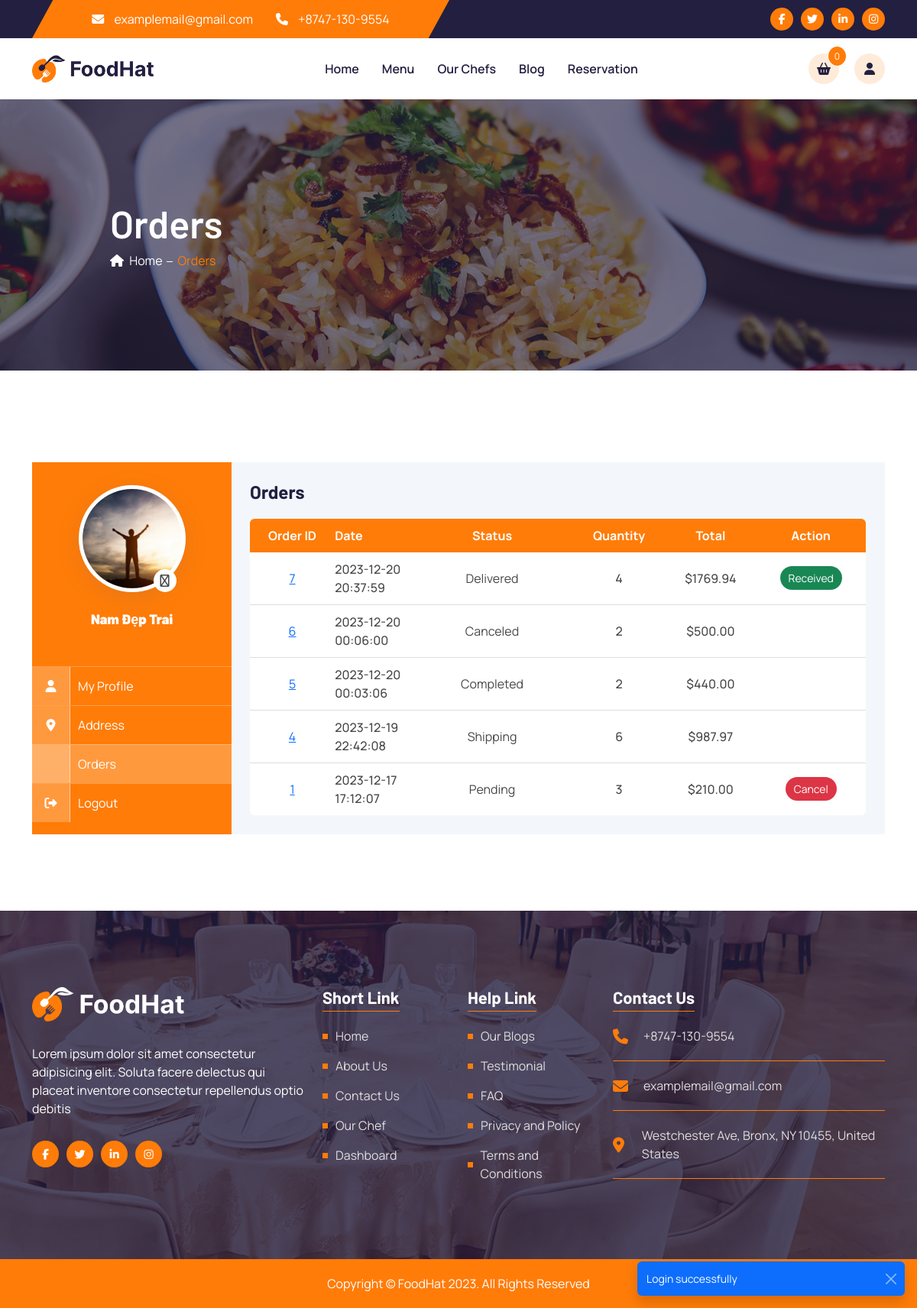
/orders (signed in), run on the app's committed database.
### tables this page shows
CREATE TABLE `orders` (
  `id` int(11) NOT NULL,
  `user_id` int(11) NOT NULL,
  `address_id` int(11) NOT NULL,
  `date` datetime NOT NULL DEFAULT current_timestamp(),
  `total` decimal(10,2) NOT NULL,
  `quantity` int(11) NOT NULL,
  `status_id` int(11) NOT NULL
);

CREATE TABLE `order_status` (
  `id` int(11) NOT NULL,
  `name` varchar(255) NOT NULL
);

### src/core/Controller.php (called while the page is built, shortened)
<?php
class Controller
{
  protected function view($display, $data = [])
  {
    require getcwd() . "/src/views/layouts/{$display['layout']}.php";
  }
}

### src/controllers/client/orders.php (called while the page is built, shortened)
<?php
class client_Orders extends Controller
{
  public function index()
  {
    $ordersModel = $this->model('Orders');
    $res = $ordersModel->selectByUserId($_SESSION['user']['id']);
    $orders = $res['status'] ? $res['data'] : [];
    $this->view(
      [
        'title' => 'Orders',
        'layout' => 'client',
        'component' => ['breadcrumb', 'dashboard'],
        'page' => 'client/orders',
      ],
      [
        'orders' => $orders
      ]
    );
  }
}

### src/core/Router.php (called while the page is built, shortened)
<?php
class Router
{
  protected $method = 'index';
  protected $params = [];
  public function __construct()
  {
    $this->controller = new $controller();
    try {
      call_user_func_array([$this->controller, $this->method], $this->params);
    } catch (ArgumentCountError $e) {
      redirect('/');
    }
  }
}

### index.php (called while the page is built, shortened)
<?php
new Router();

### src/core/Database.php (called while the page is built, shortened)
<?php
class Database
{
  private $servername = "localhost";
  private $username = "root";
  private $password = "";
  private $dbname = "foodhat";
  public function __construct()
  {
    $this->conn = new mysqli($this->servername, $this->username, $this->password, $this->dbname);
  }
}

### src/models/orders.php (called while the page is built, shortened)
<?php
class models_Orders extends Database
{
  public function selectByUserId($id)
  {
    $sql = "SELECT orders.*, order_status.name AS status_name FROM orders JOIN order_status ON orders.status_id = order_status.id WHERE user_id = $id ORDER BY id DESC";
    try {
      $res = $this->conn->query($sql);
      return [
        'status' => true,
        'data' => $res->fetch_all(MYSQLI_ASSOC)
      ];
    } catch (Throwable $th) {
      return [
        'status' => false,
        'message' => $th->getMessage()
      ];
    }
  }
}

### src/views/pages/client/orders/index.php (the view)
<div class='orders user-dashboard'>
  <h3>Orders</h3>
  <div class='orders__responsive'>
    <table class='orders__table'>
      <thead>
        <tr>
          <th>Order ID</th>
          <th style="min-width: 100px; max-width: 100px;" class="text-start">Date</th>
          <th>Status</th>
          <th>Quantity</th>
          <th>Total</th>
          <th>Action</th>
        </tr>
      </thead>
      <tbody>
        <?php foreach ($data['orders'] as $order) {
          $id = $order['id'];
          $date = $order['date'];
          $status = $order['status_name'];
          $quantity = $order['quantity'];
          $total = $order['total'];
        ?>
          <tr>
            <td><a href="/orders/detail/<?= $id ?>#dashboard" class="d-block text-decoration-underline text-primary"><?= $id ?></a>
            </td>
            <td style="min-width: 100px; max-width: 100px; width: 100px;" class="text-start"><?= $date ?></td>
            <td><span class='green status'><?= $status ?></span></td>
            <td><?= $quantity ?></td>
            <td>$<?= $total ?></td>
            <td>
              <?php if ($status === 'Pending') { ?>
                <a class="btn bg-danger" href="orders/update/<?= $id ?>?status=6">Cancel</a>
              <?php }; ?>
              <?php if ($status === 'Delivered') { ?>
                <a class="btn bg-success" href="orders/update/<?= $id ?>?status=5">Received</a>
              <?php }; ?>
            </td>
          </tr>
        <?php }; ?>
      </tbody>
    </table>
  </div>
</div>

### src/views/layouts/client.php (shortened to what this page needs)
<!DOCTYPE html>
<html lang="en">
<head>
  <link rel="stylesheet" href="https://site-assets.fontawesome.com/releases/v6.4.2/css/all.css" />
  <link rel="stylesheet" href="https://site-assets.fontawesome.com/releases/v6.4.2/css/sharp-solid.css" />
  <link rel="stylesheet" href="https://site-assets.fontawesome.com/releases/v6.4.2/css/sharp-regular.css" />
  <link rel="stylesheet" href="https://site-assets.fontawesome.com/releases/v6.4.2/css/sharp-light.css" />
  <link rel="stylesheet" href="/src/views/layouts/css/bootstrap.min.css" />
  <link rel="stylesheet" href="/src/views/layouts/css/style.css" />
</head>
<body>
  <?php requireView('/components/toast') ?>
  <?php requireView('/components/topbar') ?>
  <?php requireView('/components/header') ?>
  <main>
    <?php
    $component = isset($display['component']) ? $display['component'] : [];
    if (in_array('breadcrumb', $component)) {
      requireView("/components/breadcrumb", ['title' => $display['title']]);
    }
    if (in_array('dashboard', $component)) {
      $data['page'] = $display['page'];
      requireView("/components/dashboard", $data);
    } else {
      requireView("/pages/{$display['page']}", $data);
    }
    ?>
  </main>
  <?php requireView('/components/footer') ?>
</body>
</html>

### src/views/components/toast/index.php (shortened to what this page needs)
<div class="toast-container position-fixed bottom-0 end-0 p-3">
  <div id="toast" class="toast align-items-center text-bg-primary border-0" role="alert">
    <div class="d-flex">
      <div class="toast-body">
        <div id="toast-content">
        </div>
      </div>
      <button type="button" class="btn-close btn-close-white me-2 m-auto" data-bs-dismiss="toast">
    </div>
  </div>
</div>

### src/core/helpers.php (shortened to what this page needs)
<?php
function tabActive($tab)
{
  return str_ends_with($_SERVER['REQUEST_URI'], $tab) ? 'active' : '';
}
function getToast()
{
  if (isset($_SESSION['toast'])) {
    echo $_SESSION['toast'];
  }
}
function requireView($file, $data = [])
{
  $cwd = getcwd();
  $php = "$cwd/src/views/$file/index.php";
  require $php;
}

### src/views/components/topbar/index.php
<div class="topbar" id="home">
  <div class="container h-100">
    <div class="row align-items-center h-100">
      <div class="col-lg-6 col-md-8 col-sm-6 d-sm-block d-none">
        <ul class="topbar-contact d-flex justify-content-center">
          <li>
            <a href="mailto:examplemail@gmail.com">
              <i class="fa-solid fa-envelope"></i>
              examplemail@gmail.com
            </a>
          </li>
          <li class="d-md-block d-none">
            <a href="tel:+8747-130-9554">
              <i class="fa-solid fa-phone"></i>
              +8747-130-9554
            </a>
          </li>
        </ul>
      </div>
      <div class="col-lg-6 col-md-4 col-sm-6 col-12">
        <ul class="topbar-social d-flex justify-content-lg-end justify-content-center align-items-center">
          <li>
            <a href="#!">
              <i class="fa-brands fa-facebook-f"></i>
            </a>
          </li>
          <li>
            <a href="#!">
              <i class="fa-brands fa-twitter"></i>
            </a>
          </li>
          <li>
            <a href="#!">
              <i class="fa-brands fa-linkedin-in"></i>
            </a>
          </li>
          <li>
            <a href="#!">
              <i class="fa-brands fa-instagram"></i>
            </a>
          </li>
        </ul>
      </div>
    </div>
  </div>
</div>

### src/views/components/header/index.php (shortened to what this page needs)
<header class="header">
  <div class="container position-relative d-flex align-items-center h-100">
    <div class="header-logo">
      <a href="/">
        <img class="w-100" src="/public/img/logo-text.png" alt="logo" />
      </a>
    </div>
    <div class="header-menu d-lg-flex flex-fill">
      <nav class="header-nav mx-auto">
        <ul class="header-nav__list d-flex flex-lg-row flex-column text-center">
          <li><a class="header-nav__link" href="/#home">Home</a></li>
          <li><a class="header-nav__link" href="/#menu">Menu</a></li>
          <li><a class="header-nav__link" href="/#chefs">Our Chefs</a></li>
          <li><a class="header-nav__link" href="/#blog">Blog</a></li>
          <li><a class="header-nav__link" href="/#reservation">Reservation</a></li>
        </ul>
      </nav>
      <ul class="header-user d-flex align-items-center p-lg-0 p-4 justify-content-lg-start justify-content-center">
        <li>
          <a href="/cart" class="header-user__link">
            <i class="fa-sharp fa-solid fa-basket-shopping"></i>
            <span class="cart-total" id="cart-total">12</span>
          </a>
        </li>
        <li>
          <a href="/profile" class="header-user__link">
            <i class="fa-solid fa-user"></i>
          </a>
        </li>
      </ul>
    </div>
  </div>
</header>

### src/views/components/breadcrumb/index.php
<section class="breadcrumb overlay">
  <img class="breadcrumb-bg" src="/public/img/breadcrumb_image.jpg" alt="">
  <div class="container">
    <h1><?= $data['title'] ?></h1>
    <ul>
      <li>
        <a href="/">
          <i class="fa-solid fa-house"></i>
          Home
        </a>
      </li>
      <li><?= $data['title'] ?></li>
    </ul>
  </div>
</section>

### src/views/components/dashboard/index.php (shortened to what this page needs)
<?php
$name = $_SESSION['user']['name'] ?? '';
$avatar = $_SESSION['user']['avatar'] ?? 'default.jpg';
?>
<div class="container">
  <div id="dashboard" class="dashboard">
    <div class="row">
      <div class="col-xl-3 col-lg-4">
        <div class="dashboard__box">
          <div class="dashboard__header">
            <div class="dashboard__avatar">
              <img src="/public/img/avatar/<?= $avatar ?>" alt="">
              <label>
                <i class="far fa-camera" aria-hidden="true"></i>
              </label>
            </div>
            <h2><?= $name ?></h2>
          </div>
          <ul class="dashboard__menu">
            <li class="<?= tabActive('profile') ?>">
              <a href="/profile#dashboard">
                <i class="fa-solid fa-user"></i>
                My Profile
              </a>
            </li>
            <li class="<?= tabActive('address') ?>">
              <a href="/address#dashboard">
                <i class="fa-solid fa-location-dot"></i>
                Address
              </a>
            </li>
            <li class="<?= str_contains($_SERVER['REQUEST_URI'], 'orders') ? 'active' : '' ?>">
              <a href="/orders#dashboard">
                <i class="fa-solid fa-bags-shopping"></i>
                Orders
              </a>
            </li>
            <li class="<?= tabActive('logout') ?>">
              <a href="/logout#dashboard">
                <i class="fa-solid fa-right-from-bracket"></i>
                Logout
              </a>
            </li>
          </ul>
        </div>
      </div>
      <div class="col-xl-9 col-lg-8">
        <div class="dashboard__content">
          <?php
          $page = $data['page'];
          unset($data['page']);
          requireView("/pages/$page", $data);
          ?>
        </div>
      </div>
    </div>
  </div>
</div>

### src/views/components/footer/index.php
<footer class="footer">
  <div class="footer-wrapper overlay">
    <div class="container">
      <div class="row gy-5">
        <div class="col-lg-4 col-md-7 col-12 order-lg-1">
          <div class="footer__content">
            <a href="/"><img class="footer__logo" src="/public/img/logo-text-white.png" alt="" /></a>
            <p class="footer__desc">
              Lorem ipsum dolor sit amet consectetur adipisicing elit. Soluta facere delectus qui placeat inventore
              consectetur repellendus optio debitis
            </p>
            <ul class="topbar-social footer__social d-flex align-items-center">
              <li>
                <a href="#!">
                  <i class="fa-brands fa-facebook-f"></i>
                </a>
              </li>
              <li>
                <a href="#!">
                  <i class="fa-brands fa-twitter"></i>
                </a>
              </li>
              <li>
                <a href="#!">
                  <i class="fa-brands fa-linkedin-in"></i>
                </a>
              </li>
              <li>
                <a href="#!">
                  <i class="fa-brands fa-instagram"></i>
                </a>
              </li>
            </ul>
          </div>
        </div>
        <div class="col-lg-2 col-md-5 col-6 order-lg-2">
          <div class="footer__content">
            <h3>Short Link</h3>
            <ul class="footer-list__link">
              <li><a href="#!">Home</a></li>
              <li><a href="#!">About Us</a></li>
              <li><a href="#!">Contact Us</a></li>
              <li><a href="#!">Our Chef</a></li>
              <li><a href="#!">Dashboard</a></li>
            </ul>
          </div>
        </div>
        <div class="col-lg-2 col-md-5 col-6 order-lg-3 order-md-4">
          <div class="footer__content">
            <h3>Help Link</h3>
            <ul class="footer-list__link">
              <li><a href="#!">Our Blogs</a></li>
              <li><a href="#!">Testimonial</a></li>
              <li><a href="#!">FAQ</a></li>
              <li><a href="#!">Privacy and Policy</a></li>
              <li><a href="#!">Terms and Conditions</a></li>
            </ul>
          </div>
        </div>
        <div class="col-lg-4 col-md-7 col-12 order-lg-4 order-md-3">
          <div class="footer__content">
            <h3>Contact Us</h3>
            <ul>
              <li class="footer-info"><i class="fa-solid fa-phone fa-lg"></i> +8747-130-9554</li>
              <li class="footer-info"><i class="fa-solid fa-envelope fa-lg"></i> examplemail@gmail.com</li>
              <li class="footer-info"><i class="fa-solid fa-location-dot fa-lg"></i> Westchester Ave, Bronx, NY 10455,
                United States</li>
            </ul>
          </div>
        </div>
      </div>
    </div>
  </div>
  <p class="footer__copyright">Copyright © FoodHat 2023. All Rights Reserved</p>
</footer>

### src/views/layouts/css/style.css (style rules this page uses)
:root { --ff-paragraph: 'Manrope', sans-serif; --ff-heading: 'Barlow', sans-serif; --ff-cursive: 'Oleo Script', cursive; --clr-primary: #ff7c08; --clr-secondary: #231f40; --clr-paragraph: #484747; --clr-red: #eb0029; --clr-white: #fff; --height-topbar: 50px; --height-header: 80px; --box-shadow: 0px 7px 29px 0px rgba(100, 100, 111, 0.15); scroll-behavior: unset; scroll-padding-top: 120px; }
*, *::before, *::after { margin: 0; padding: 0; box-sizing: border-box; }
a { text-decoration: none; }
ul, ol { list-style: none; padding: 0; margin: 0; }
button { border: none; background-color: transparent; }
html { overflow-x: hidden; }
body { color: var(--clr-paragraph); font-family: var(--ff-paragraph); padding: 0 !important; }
h1, h2, h3, h4, h5, h6 { margin: 0; padding: 0; font-family: var(--ff-heading); color: var(--clr-secondary); }
p, a, span { font-size: 16px; font-weight: 400; margin: 0; color: var(--clr-paragraph); }
img { object-fit: cover; object-position: center; width: 100%; height: 100%; }
section { overflow: hidden; }
.btn { background-color: var(--clr-primary); border-radius: 999px; color: var(--clr-white); transition: 0.3s linear; }
.overlay { position: relative; z-index: 0; }
.overlay::after { content: ''; position: absolute; inset: 0; width: 100%; height: 100%; background-color: rgba(35, 31, 64, 0.8); z-index: -1; }
.user-dashboard h3 { font-weight: 700; font-size: 24px; color: var(--clr-secondary); display: flex; justify-content: space-between; align-items: center; margin-bottom: 20px; }

### data on the page
orders: id "7", date "2023-12-20 20:37:59", status.name "Delivered", quantity "4", total "1769.94"
orders: id "6", date "2023-12-20 00:06:00", status.name "Canceled", quantity "2", total "500.00"
orders: id "5", date "2023-12-20 00:03:06", status.name "Completed", quantity "2", total "440.00"
orders: id "4", date "2023-12-19 22:42:08", status.name "Shipping", quantity "6", total "987.97"
orders: id "1", date "2023-12-17 17:12:07", status.name "Pending", quantity "3", total "210.00"

### other printed values
$_SESSION['toast'] "Login successfully"
$data['title'] "Orders"
$name "Nam Đẹp Trai"
